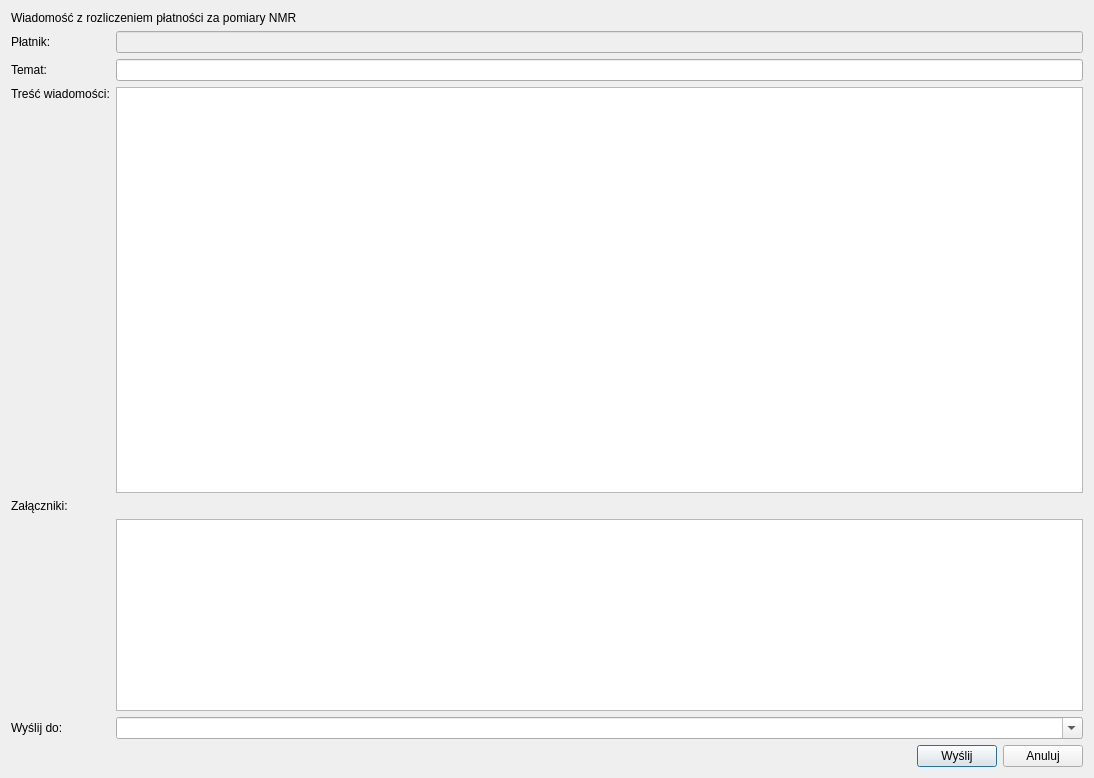
<?xml version="1.0" encoding="UTF-8"?>
<ui version="4.0">
 <class>Dialog</class>
 <widget class="QDialog" name="Dialog">
  <property name="geometry">
   <rect>
    <x>0</x>
    <y>0</y>
    <width>1094</width>
    <height>778</height>
   </rect>
  </property>
  <property name="windowTitle">
   <string>Dialog</string>
  </property>
  <layout class="QVBoxLayout" name="verticalLayout">
   <item>
    <widget class="QLabel" name="label">
     <property name="text">
      <string>Wiadomość z rozliczeniem płatności za pomiary NMR</string>
     </property>
    </widget>
   </item>
   <item>
    <layout class="QGridLayout" name="gridLayout">
     <item row="2" column="2">
      <widget class="QTextEdit" name="tresc">
       <property name="font">
        <font>
         <family>Oxygen Mono</family>
        </font>
       </property>
      </widget>
     </item>
     <item row="0" column="2">
      <widget class="QLineEdit" name="platnik">
       <property name="enabled">
        <bool>false</bool>
       </property>
      </widget>
     </item>
     <item row="0" column="0">
      <widget class="QLabel" name="label_2">
       <property name="text">
        <string>Płatnik:</string>
       </property>
      </widget>
     </item>
     <item row="3" column="0">
      <widget class="QLabel" name="label_5">
       <property name="text">
        <string>Załączniki:</string>
       </property>
       <property name="alignment">
        <set>Qt::AlignLeading|Qt::AlignLeft|Qt::AlignTop</set>
       </property>
      </widget>
     </item>
     <item row="2" column="0">
      <widget class="QLabel" name="label_4">
       <property name="text">
        <string>Treść wiadomości:</string>
       </property>
       <property name="alignment">
        <set>Qt::AlignLeading|Qt::AlignLeft|Qt::AlignTop</set>
       </property>
      </widget>
     </item>
     <item row="1" column="2">
      <widget class="QLineEdit" name="temat"/>
     </item>
     <item row="1" column="0">
      <widget class="QLabel" name="label_3">
       <property name="text">
        <string>Temat:</string>
       </property>
      </widget>
     </item>
     <item row="5" column="2">
      <widget class="QComboBox" name="mail">
       <property name="editable">
        <bool>true</bool>
       </property>
      </widget>
     </item>
     <item row="5" column="0">
      <widget class="QLabel" name="label_6">
       <property name="text">
        <string>Wyślij do:</string>
       </property>
      </widget>
     </item>
     <item row="4" column="2">
      <widget class="QListWidget" name="listWidget">
       <property name="sizePolicy">
        <sizepolicy hsizetype="Expanding" vsizetype="Fixed">
         <horstretch>0</horstretch>
         <verstretch>0</verstretch>
        </sizepolicy>
       </property>
       <property name="layoutDirection">
        <enum>Qt::LeftToRight</enum>
       </property>
       <property name="alternatingRowColors">
        <bool>false</bool>
       </property>
       <property name="iconSize">
        <size>
         <width>16</width>
         <height>16</height>
        </size>
       </property>
       <property name="textElideMode">
        <enum>Qt::ElideRight</enum>
       </property>
       <property name="verticalScrollMode">
        <enum>QAbstractItemView::ScrollPerPixel</enum>
       </property>
       <property name="horizontalScrollMode">
        <enum>QAbstractItemView::ScrollPerPixel</enum>
       </property>
       <property name="movement">
        <enum>QListView::Static</enum>
       </property>
       <property name="flow">
        <enum>QListView::TopToBottom</enum>
       </property>
       <property name="resizeMode">
        <enum>QListView::Adjust</enum>
       </property>
       <property name="layoutMode">
        <enum>QListView::SinglePass</enum>
       </property>
       <property name="spacing">
        <number>0</number>
       </property>
       <property name="viewMode">
        <enum>QListView::ListMode</enum>
       </property>
       <property name="modelColumn">
        <number>0</number>
       </property>
       <property name="uniformItemSizes">
        <bool>true</bool>
       </property>
      </widget>
     </item>
    </layout>
   </item>
   <item>
    <layout class="QHBoxLayout" name="horizontalLayout">
     <item>
      <spacer name="horizontalSpacer">
       <property name="orientation">
        <enum>Qt::Horizontal</enum>
       </property>
       <property name="sizeHint" stdset="0">
        <size>
         <width>40</width>
         <height>20</height>
        </size>
       </property>
      </spacer>
     </item>
     <item>
      <widget class="QPushButton" name="pushButton">
       <property name="text">
        <string>Wyślij</string>
       </property>
      </widget>
     </item>
     <item>
      <widget class="QPushButton" name="pushButton_2">
       <property name="text">
        <string>Anuluj</string>
       </property>
      </widget>
     </item>
    </layout>
   </item>
  </layout>
 </widget>
 <resources/>
 <connections>
  <connection>
   <sender>pushButton_2</sender>
   <signal>clicked()</signal>
   <receiver>Dialog</receiver>
   <slot>reject()</slot>
   <hints>
    <hint type="sourcelabel">
     <x>1044</x>
     <y>752</y>
    </hint>
    <hint type="destinationlabel">
     <x>546</x>
     <y>388</y>
    </hint>
   </hints>
  </connection>
 </connections>
</ui>
